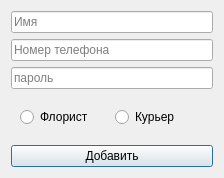
<?xml version="1.0" encoding="UTF-8"?>
<ui version="4.0">
 <class>newEmployee</class>
 <widget class="QDialog" name="newEmployee">
  <property name="geometry">
   <rect>
    <x>0</x>
    <y>0</y>
    <width>224</width>
    <height>178</height>
   </rect>
  </property>
  <property name="windowTitle">
   <string>Новый сотрудник</string>
  </property>
  <layout class="QVBoxLayout" name="verticalLayout">
   <item>
    <widget class="QLineEdit" name="nameLine">
     <property name="placeholderText">
      <string>Имя</string>
     </property>
    </widget>
   </item>
   <item>
    <widget class="QLineEdit" name="phoneLine">
     <property name="placeholderText">
      <string>Номер телефона</string>
     </property>
    </widget>
   </item>
   <item>
    <widget class="QLineEdit" name="passLine">
     <property name="placeholderText">
      <string>пароль</string>
     </property>
    </widget>
   </item>
   <item>
    <widget class="QWidget" name="widget" native="true">
     <layout class="QHBoxLayout" name="horizontalLayout">
      <item>
       <widget class="QRadioButton" name="radioButton_2">
        <property name="text">
         <string>Флорист</string>
        </property>
       </widget>
      </item>
      <item>
       <widget class="QRadioButton" name="radioButton">
        <property name="text">
         <string>Курьер</string>
        </property>
       </widget>
      </item>
     </layout>
    </widget>
   </item>
   <item>
    <widget class="QPushButton" name="addButton">
     <property name="text">
      <string>Добавить</string>
     </property>
    </widget>
   </item>
  </layout>
 </widget>
 <resources/>
 <connections/>
</ui>
